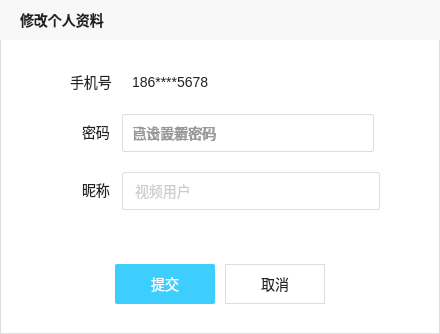
<?xml version="1.0" encoding="UTF-8"?>
<ui version="4.0">
 <class>ModifyMyselfDialog</class>
 <widget class="QWidget" name="ModifyMyselfDialog">
  <property name="geometry">
   <rect>
    <x>0</x>
    <y>0</y>
    <width>440</width>
    <height>334</height>
   </rect>
  </property>
  <property name="minimumSize">
   <size>
    <width>440</width>
    <height>334</height>
   </size>
  </property>
  <property name="maximumSize">
   <size>
    <width>440</width>
    <height>334</height>
   </size>
  </property>
  <property name="windowTitle">
   <string>Form</string>
  </property>
  <property name="styleSheet">
   <string notr="true">#ModifyMyselfDialog{
background-color: #FFFFFF;
border : 1px solid #DDDDDD;
}</string>
  </property>
  <widget class="QLabel" name="tittleLabel">
   <property name="geometry">
    <rect>
     <x>0</x>
     <y>0</y>
     <width>440</width>
     <height>40</height>
    </rect>
   </property>
   <property name="styleSheet">
    <string notr="true">#tittleLabel{
background-color: #F8F8F8;
padding-left: 16px;
font-family: 微软雅⿊;
font-size: 14px;
color: #222222;
font-weight: bold;
}</string>
   </property>
   <property name="text">
    <string>修改个人资料</string>
   </property>
  </widget>
  <widget class="QLabel" name="phoneLabel">
   <property name="geometry">
    <rect>
     <x>70</x>
     <y>72</y>
     <width>46</width>
     <height>19</height>
    </rect>
   </property>
   <property name="styleSheet">
    <string notr="true">#phoneLabel{
font-family: 微软雅⿊;
font-size: 14px;
color: #222222;
}</string>
   </property>
   <property name="text">
    <string>手机号</string>
   </property>
  </widget>
  <widget class="QLabel" name="phoneNumberLabel">
   <property name="geometry">
    <rect>
     <x>132</x>
     <y>72</y>
     <width>161</width>
     <height>19</height>
    </rect>
   </property>
   <property name="styleSheet">
    <string notr="true">#phoneNumberLabel{
font-family: 微软雅⿊;
font-size: 14px;
color: #222222;
}</string>
   </property>
   <property name="text">
    <string>186****5678</string>
   </property>
  </widget>
  <widget class="QLabel" name="passwordLabel">
   <property name="geometry">
    <rect>
     <x>82</x>
     <y>122</y>
     <width>32</width>
     <height>19</height>
    </rect>
   </property>
   <property name="styleSheet">
    <string notr="true">#passwordLabel{
font-family: 微软雅⿊;
font-size: 14px;
color: #222222;
}</string>
   </property>
   <property name="text">
    <string>密码</string>
   </property>
  </widget>
  <widget class="QPushButton" name="passwordBtn">
   <property name="geometry">
    <rect>
     <x>122</x>
     <y>114</y>
     <width>252</width>
     <height>38</height>
    </rect>
   </property>
   <property name="styleSheet">
    <string notr="true">#passwordBtn{
background-color: #FFFFFF;
border: 1px solid #DDDDDD;
border-radius: 2px;
text-align: left;
padding-left: 10px;
color: #999999;
font-family: 微软雅⿊;
font-size: 14px;
}</string>
   </property>
   <property name="text">
    <string>点击设置密码</string>
   </property>
  </widget>
  <widget class="QWidget" name="passwordWidget" native="true">
   <property name="geometry">
    <rect>
     <x>132</x>
     <y>123</y>
     <width>100</width>
     <height>19</height>
    </rect>
   </property>
   <widget class="QLabel" name="newPasswordLabel">
    <property name="geometry">
     <rect>
      <x>0</x>
      <y>0</y>
      <width>84</width>
      <height>19</height>
     </rect>
    </property>
    <property name="styleSheet">
     <string notr="true">#newPasswordLabel{
font-family: 微软雅⿊;
font-size: 14px;
color: #999999
}</string>
    </property>
    <property name="text">
     <string>已设置新密码</string>
    </property>
   </widget>
   <widget class="QPushButton" name="changePasswordBtn">
    <property name="geometry">
     <rect>
      <x>84</x>
      <y>0</y>
      <width>19</width>
      <height>19</height>
     </rect>
    </property>
    <property name="styleSheet">
     <string notr="true">#changePasswordBtn{
background-color: transparent;
border: none;
border-image:url(:/images/myself/xiugaimima.png)
}

</string>
    </property>
    <property name="text">
     <string/>
    </property>
    <property name="iconSize">
     <size>
      <width>12</width>
      <height>12</height>
     </size>
    </property>
   </widget>
  </widget>
  <widget class="QLabel" name="nicknameLabel">
   <property name="geometry">
    <rect>
     <x>82</x>
     <y>180</y>
     <width>32</width>
     <height>19</height>
    </rect>
   </property>
   <property name="styleSheet">
    <string notr="true">#nicknameLabel{
font-family: 微软雅⿊;
font-size: 14px;
color: #222222;
}</string>
   </property>
   <property name="text">
    <string>昵称</string>
   </property>
  </widget>
  <widget class="QLineEdit" name="nicknameEdit">
   <property name="geometry">
    <rect>
     <x>122</x>
     <y>172</y>
     <width>258</width>
     <height>38</height>
    </rect>
   </property>
   <property name="styleSheet">
    <string notr="true">#nicknameEdit{
background-color: #FFFFFF;
border: 1px solid #DDDDDD;
border-radius: 2px;
color: #999999;
font-family: 微软雅⿊;
font-size: 14px;
line-height: 19px;
padding-left: 10px;
}</string>
   </property>
   <property name="text">
    <string/>
   </property>
   <property name="placeholderText">
    <string>视频用户</string>
   </property>
  </widget>
  <widget class="QPushButton" name="submitBtn">
   <property name="geometry">
    <rect>
     <x>115</x>
     <y>264</y>
     <width>100</width>
     <height>40</height>
    </rect>
   </property>
   <property name="styleSheet">
    <string notr="true">#submitBtn{
background-color: #3ECEFE;
color: #FFFFFF;
border: none;
border-radius: 2px;
font-family: 微软雅⿊;
font-size: 14px;
}</string>
   </property>
   <property name="text">
    <string>提交</string>
   </property>
  </widget>
  <widget class="QPushButton" name="cancelBtn">
   <property name="geometry">
    <rect>
     <x>225</x>
     <y>264</y>
     <width>100</width>
     <height>40</height>
    </rect>
   </property>
   <property name="styleSheet">
    <string notr="true">#cancelBtn{
background-color: transparent;
border: 1px solid #DDDDDD;
color: #222222;
font-family: 微软雅⿊;
font-size: 14px;
}</string>
   </property>
   <property name="text">
    <string>取消</string>
   </property>
  </widget>
 </widget>
 <resources/>
 <connections/>
</ui>
